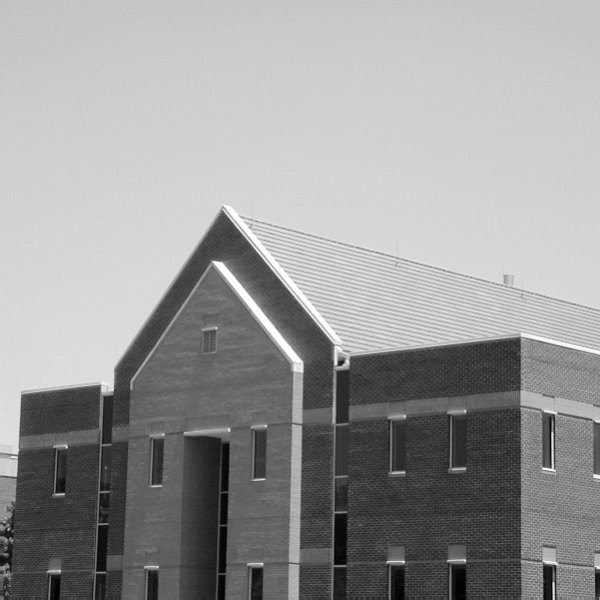
#> input picture images/building-600by600.tif, 600 x 600 px
$ jupyter execute LabExercise6.ipynb
#> lines starting #> are read from the running program, lines starting #| are printed output that depends on the picture
[cell 1]
import matplotlib.pyplot as plt
import numpy as np
import math
import skimage.filters as f
from skimage import exposure
import skimage.io as io
from scipy import fftpack as ff
from scipy import ndimage as nd
from PIL import Image

# Question 1

[cell 2]
def freqz2(P, Q, T, param):
#> called with P = 9, Q = 9, T = 'ILPF', param = 1
    u = np.arange(0,P,1.0)
    v = np.arange(0,Q,1.0)
    idx = np.where(u>P/2)
    u[idx] = u[idx] - P
    idy = np.where(v>Q/2)
    v[idy] = v[idy]-Q
    V,U = np.meshgrid(v,u)
    D = (V**2 + U**2)**(1/2)
    out = np.zeros((P, Q))
    if (T == "ILPF"):
        for i in range(P):
            for j in range(Q):
                if (D[i][j] <= param):
                    out[i][j] = 1
    elif (T == "GLPF"):
        for i in range(P):
            for j in range(Q):
                out[i][j] = math.exp((-1*(D[i][j]**2))/(2*(param**2)))
    elif (T == "BLPF"):
        for i in range(P):
            for j in range(Q):
                out[i][j] = 1/(1+(D[i][j]/param)**4)
    return out

[cell 3]
out = freqz2(9, 9, "ILPF", 1)
print(out)

# Question 2

[cell 4]
img = plt.imread('images/building-600by600.tif')
#> img is the input picture: shape (600, 600); min 0, max 255, mean 152.9
plt.gray()
plt.imshow(img)

[cell 5]
imgBlurred = nd.gaussian_filter(img, 2.5) #(5,5,1)
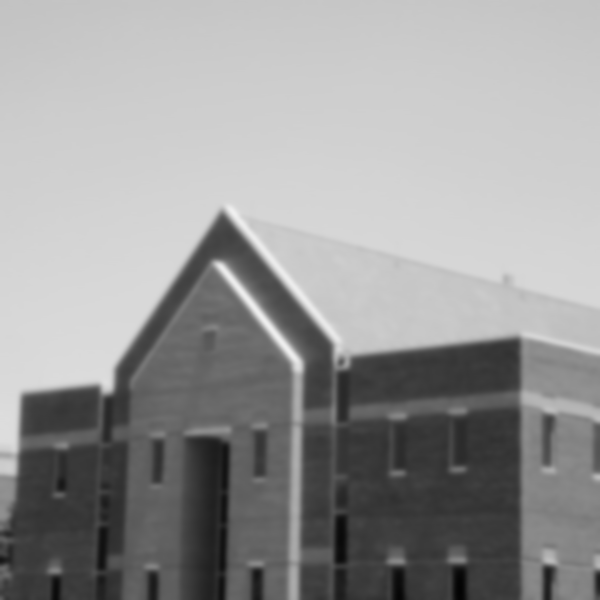
#> imgBlurred: shape (600, 600); min 3, max 240, mean 151.9
plt.imshow(imgBlurred)

[cell 6]
imgPadded = np.pad(img, [(0, 4), (0, 4)], mode='constant', constant_values=0)
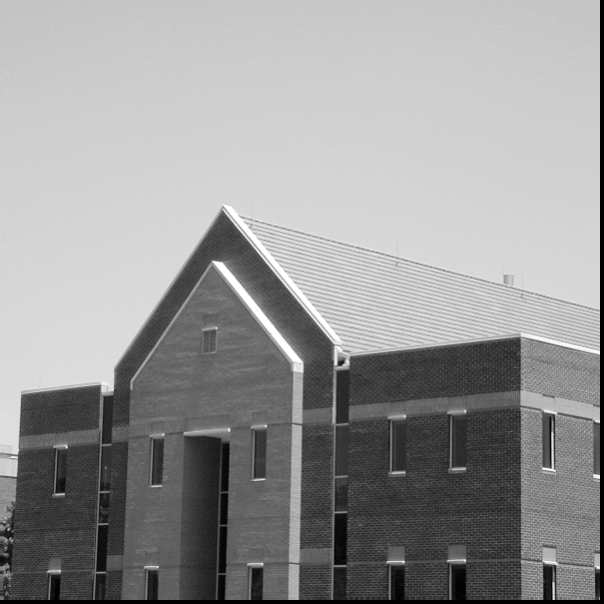
#> imgPadded: shape (604, 604); min 0, max 255, mean 150.9
plt.imshow(imgPadded)

[cell 7]
imgDFT = ff.fft2(imgPadded)
H = freqz2(imgPadded.shape[0], imgPadded.shape[1], "GLPF", 50)

[cell 8]
imgFiltered = np.multiply(imgDFT, H)

[cell 9]
imgOut = ff.ifft2(imgFiltered)[0:img.shape[0]][0:img.shape[1]]

[cell 10]
imgOut = np.abs(imgOut)
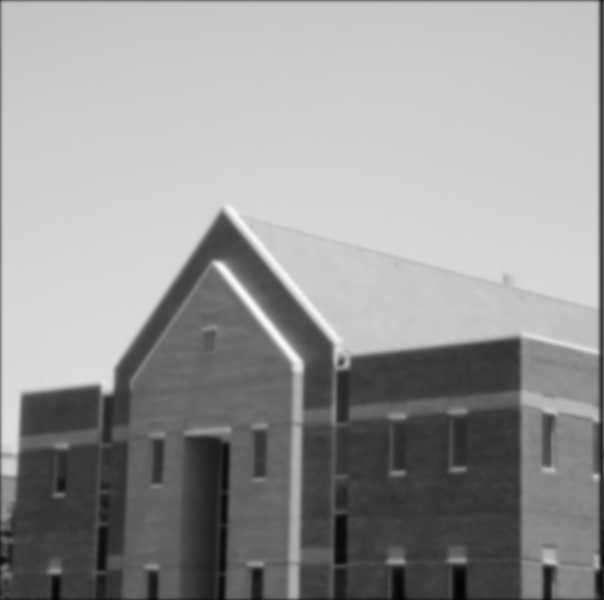
#> imgOut: shape (600, 604) float64; min 2.65, max 248.3, mean 151.6
plt.imshow(imgOut)

# Question 3

[cell 11]
img3 = plt.imread("images/testpattern512.tif")
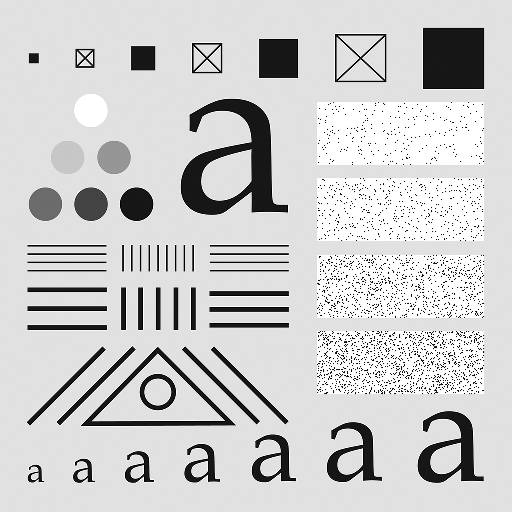
#> input picture images/testpattern512.tif, 512 x 512 px
#> img3 is the input picture: shape (512, 512); min 0, max 255, mean 204.4
plt.imshow(img3)

[cell 12]
def filterImage (img, amount):
#> called with amount = 5
    imgDFT = ff.fft2(img)
    H = freqz2(img.shape[0], img.shape[1], "GLPF", amount)
    imgFiltered = np.multiply(imgDFT, H)
    imgOut = ff.ifft2(imgFiltered)
    return np.abs(imgOut)

[cell 13]
img31 = filterImage(img3, 5)
plt.imshow(img31)

[cell 14]
img32 = filterImage(img3, 15)
plt.imshow(img32)

[cell 15]
img33 = filterImage(img3, 30)
plt.imshow(img33)

[cell 16]
img34 = filterImage(img3, 80)
plt.imshow(img34)

[cell 17]
img35 = filterImage(img3, 230)
plt.imshow(img35)

# Question 4

[cell 18]
img4 = plt.imread("images/blurry-moon.tif")
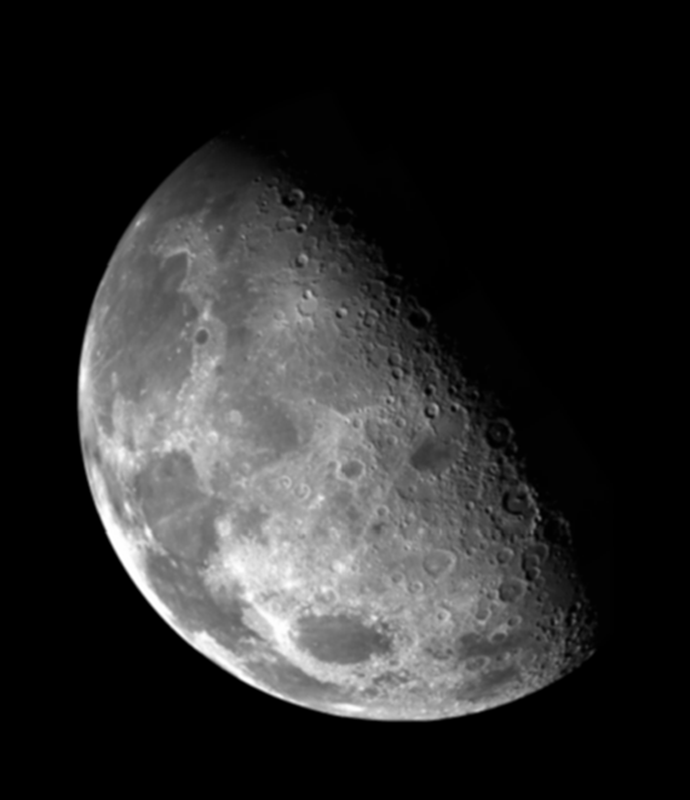
#> input picture images/blurry-moon.tif, 690 x 800 px
#> img4 is the input picture: shape (800, 690); min 0, max 255, mean 42.7
plt.imshow(img4)

[cell 19]
def UnsharpMaskImage (img, amount, k):
#> called with amount = 100, k = 1
    imgDFT = ff.fft2(img)
    H = freqz2(img.shape[0], img.shape[1], "GLPF", amount)
    H = np.subtract(1,H)
    H = np.multiply(H,k)
    H = np.add(H,1)
    imgFiltered = np.multiply(imgDFT, H)
    imgOut = ff.ifft2(imgFiltered)
    return np.abs(imgOut)
#> returned value: shape (800, 690) float64

[cell 20]
img41 = UnsharpMaskImage(img4, 100, 1)
plt.imshow(img41)

[cell 21]
img42 = UnsharpMaskImage(img4, 100, 2)
#> call 2 of UnsharpMaskImage, with amount = 100, k = 2
#> in UnsharpMaskImage (call 2), `return np.abs(imgOut)`:
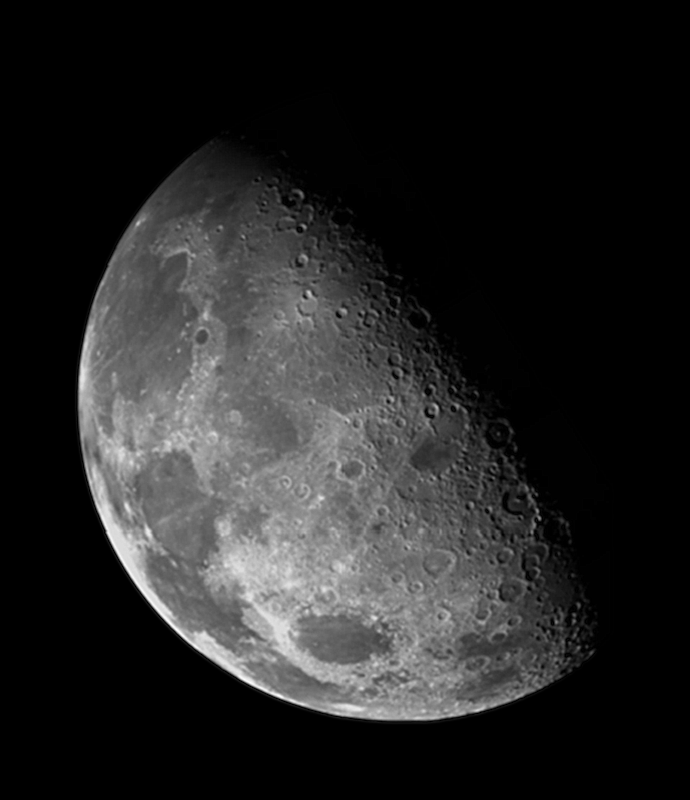
#> returned value: shape (800, 690) float64; min 1.56e-14, max 295.6, mean 42.8; drawn with min black and max white
plt.imshow(img42)

# Question 5

# Question 6

[cell 22]
img6 = plt.imread("images/chestXray.tif")
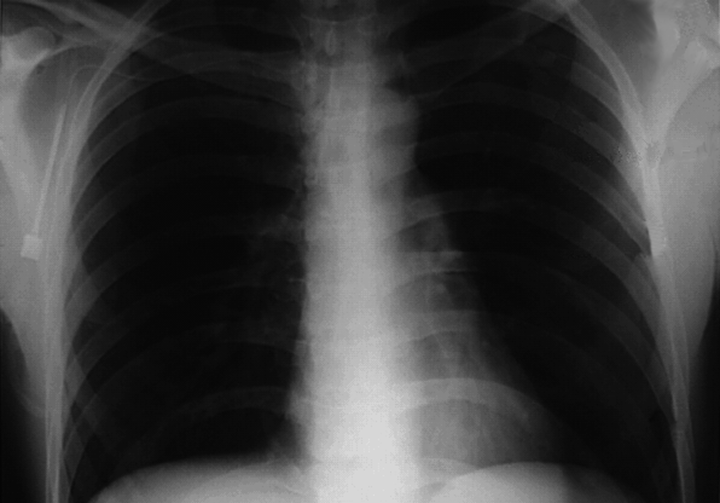
#> input picture images/chestXray.tif, 720 x 503 px
#> img6 is the input picture: shape (503, 720); min 3, max 222, mean 59.9
plt.imshow(img6)

[cell 23]
def filterImageButterWorth (img, amount):
#> called with amount = 20
    imgDFT = ff.fft2(img)
    H = freqz2(img.shape[0], img.shape[1], "BLPF", amount)
    imgFiltered = np.multiply(imgDFT, H)
    imgOut = ff.ifft2(imgFiltered)
    return np.abs(imgOut)
#> returned value: shape (503, 720) float64

[cell 24]
img61 = filterImageButterWorth(img6, 20)
img6Temp = img6 - img61
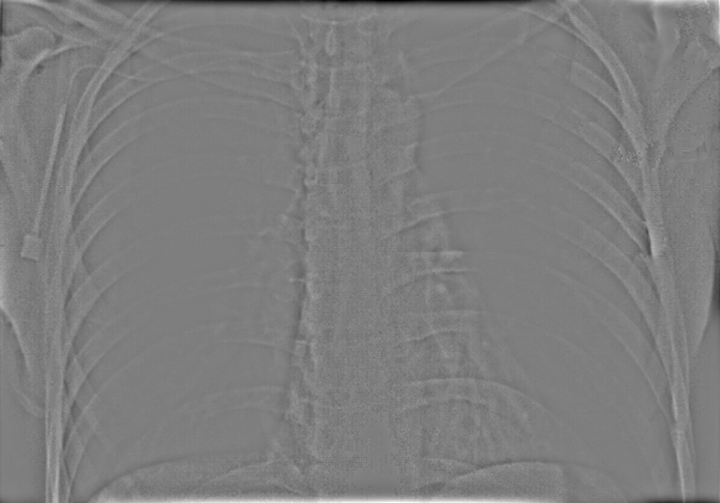
#> img6Temp: shape (503, 720) float64; min -90.63, max 91.85, mean 0; drawn with min black and max white
plt.imshow(img6Temp)

[cell 25]
def UnsharpMaskButterWorth (img, amount):
#> called with amount = 20
    imgDFT = ff.fft2(img)
    H = freqz2(img.shape[0], img.shape[1], "BLPF", amount)
    H = np.subtract(1,H)
    H = np.multiply(H,5)
    H = np.add(H,5)
    imgFiltered = np.multiply(imgDFT, H)
    imgOut = ff.ifft2(imgFiltered)
    return np.abs(imgOut)
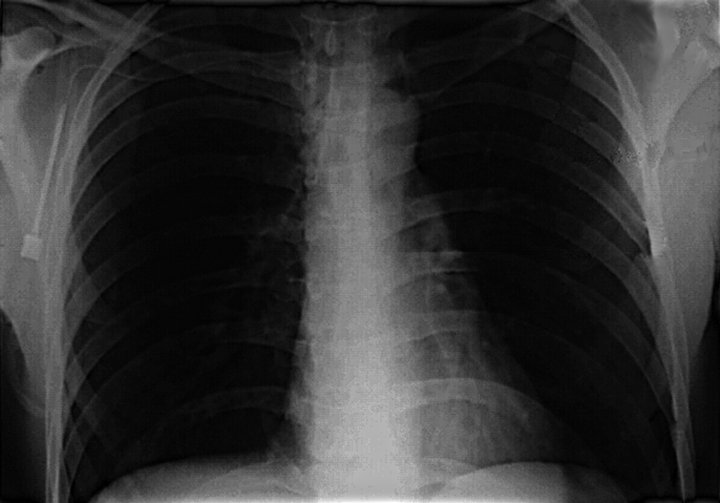
#> returned value: shape (503, 720) float64; min 0.0866, max 1534.3, mean 301.1; drawn with min black and max white

[cell 26]
img62 = UnsharpMaskButterWorth(img6, 20)
plt.imshow(img62)

[cell 27]
img63 = exposure.equalize_hist(img62)
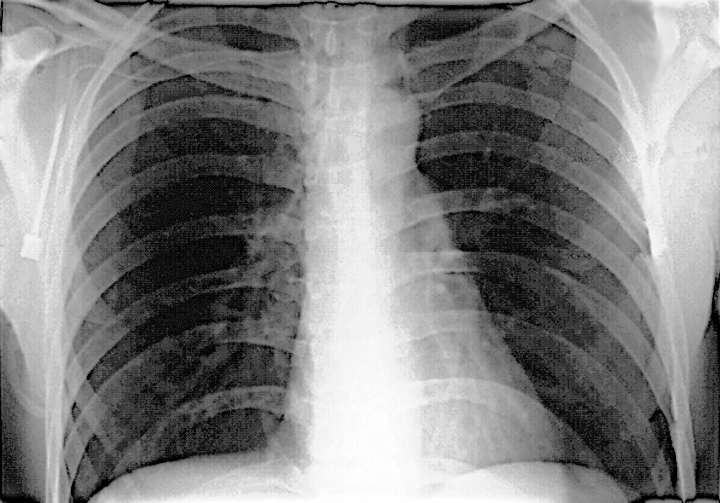
#> img63: shape (503, 720) float64; min 0.00101, max 1, mean 0.509
plt.imshow(img63)
